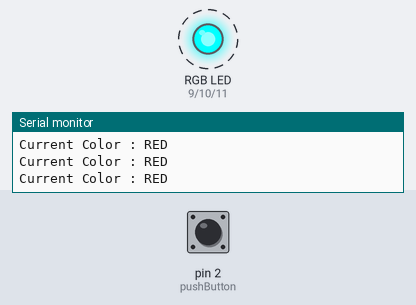
A sketch run on a simulated Arduino Uno, built with avr-gcc and run on an emulated ATmega328P. Parts: an RGB LED mixed from three pins (HIGH = lit), the last lines printed to the serial monitor. Dashed ring = blinking. The test bench sets the inputs (shaded band); at power-on: pin 2 (pushButton) HIGH.

Above: at 1.2 s.
1.3 s: pin 2 (pushButton) pulled LOW for 0.15 s
At 3.8 s:
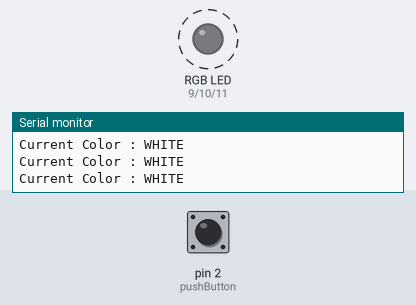
4.4 s: pin 2 (pushButton) pulled LOW for 1 s
At 5.8 s:
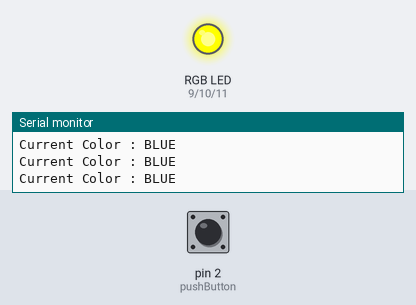
At 7.4 s:
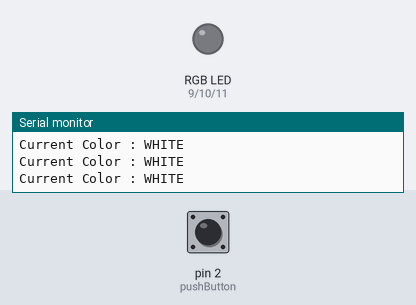
7.5 s: pin 2 (pushButton) driven LOW
Timing chart, 0 to 19.5 s (numbered marks = the images above; inputs shaded):
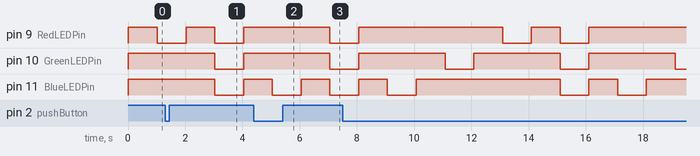

Measured:
- after the input at 1.3 s, pin 11 (BlueLEDPin): HIGH → LOW after 1.7 s, → HIGH 1.0 s later
- after the input at 4.4 s, pin 9 (RedLEDPin): HIGH → LOW after 2.7 s
- by itself, pin 10 (GreenLEDPin): alternates HIGH for 3.0 s and LOW for 1.0 s

The sketch:

5_RBG_LOOP.ino
```cpp
/*Yury Ereshchenko 114012010
This codes controls the RGB light
It cycles the colors of RedLEDPin, GreenLEDPin, BlueLEDPin, yellow, pink, turquoise and white


09/24/2025

*/


//Setup Arduino pins
const int RedLEDPin = 9;
const int GreenLEDPin = 10;
const int BlueLEDPin = 11;

const int pushButton = 2;
int pushButtonState = 0;
int ledCounter = 1;

bool buttonPressed = false;

String currentColor = "OFF";

bool ledState = LOW;
unsigned long previousMillis = 0;
const long interval = 1000;

bool directionColor = true;


// the setup function runs once when you press reset or power the board
void setup() {

  Serial.begin(9600);

  pinMode(RedLEDPin, OUTPUT);
  pinMode(GreenLEDPin, OUTPUT);
  pinMode(BlueLEDPin, OUTPUT);

  pinMode(pushButton, INPUT);
}


// the loop function runs over and over again forever
void loop() {

  unsigned long currentMillis = millis();
  if (currentMillis - previousMillis >= interval) {
    previousMillis = currentMillis;

    if (ledState == LOW) {
      ledState = HIGH;
    }

    else {
      ledState = LOW;

      if (directionColor == true) {
        ledCounter++;

        if (ledCounter == 5) {
          ledCounter = 1;
        }
      }

      else {
        ledCounter--;

        if (ledCounter == 0) {
          ledCounter = 4;
        }
      }
    }
  }
  Serial.print("Current Color : ");
  Serial.println(currentColor);

  pushButtonState = digitalRead(pushButton);
  //Inverse the state becuase module gives the opposite
  if (pushButtonState == LOW) {
    pushButtonState = HIGH;
  }

  else if (pushButtonState == HIGH) {
    pushButtonState = LOW;
  }

  if (pushButtonState == HIGH && !buttonPressed) {

    directionColor = !directionColor;

    buttonPressed = true;
    delay(5);  //Debounce
  }

  else if (pushButtonState == LOW && buttonPressed) {
    buttonPressed = false;
    delay(5);  //Debounce
  }


  //RED
  if (ledCounter == 1) {

    if (ledState == HIGH) {
      TurnColorON(RedLEDPin);
      TurnColorOFF(GreenLEDPin);
      TurnColorOFF(BlueLEDPin);
    }

    else {
      TurnColorOFF(RedLEDPin);
      TurnColorOFF(GreenLEDPin);
      TurnColorOFF(BlueLEDPin);
    }

    currentColor = "RED";


  }

  //GREEN
  else if (ledCounter == 2) {

    if (ledState == HIGH) {
      TurnColorOFF(RedLEDPin);
      TurnColorON(GreenLEDPin);
      TurnColorOFF(BlueLEDPin);
    }

    else {
      TurnColorOFF(RedLEDPin);
      TurnColorOFF(GreenLEDPin);
      TurnColorOFF(BlueLEDPin);
    }
    currentColor = "GREEN";
  }

  //BLUE
  else if (ledCounter == 3) {

    if (ledState == HIGH) {
      TurnColorOFF(RedLEDPin);
      TurnColorOFF(GreenLEDPin);
      TurnColorON(BlueLEDPin);
    }

    else {
      TurnColorOFF(RedLEDPin);
      TurnColorOFF(GreenLEDPin);
      TurnColorOFF(BlueLEDPin);
    }
    currentColor = "BLUE";
  }

  //WHITE
  else if (ledCounter == 4) {
    if (ledState == HIGH) {
      TurnColorON(RedLEDPin);
      TurnColorON(GreenLEDPin);
      TurnColorON(BlueLEDPin);
    }

    else {
      TurnColorOFF(RedLEDPin);
      TurnColorOFF(GreenLEDPin);
      TurnColorOFF(BlueLEDPin);
    }

    currentColor = "WHITE";
  }
}

void TurnColorON(int color) {
  digitalWrite(color, LOW);
}

void TurnColorOFF(int color) {
  digitalWrite(color, HIGH);
}
```
